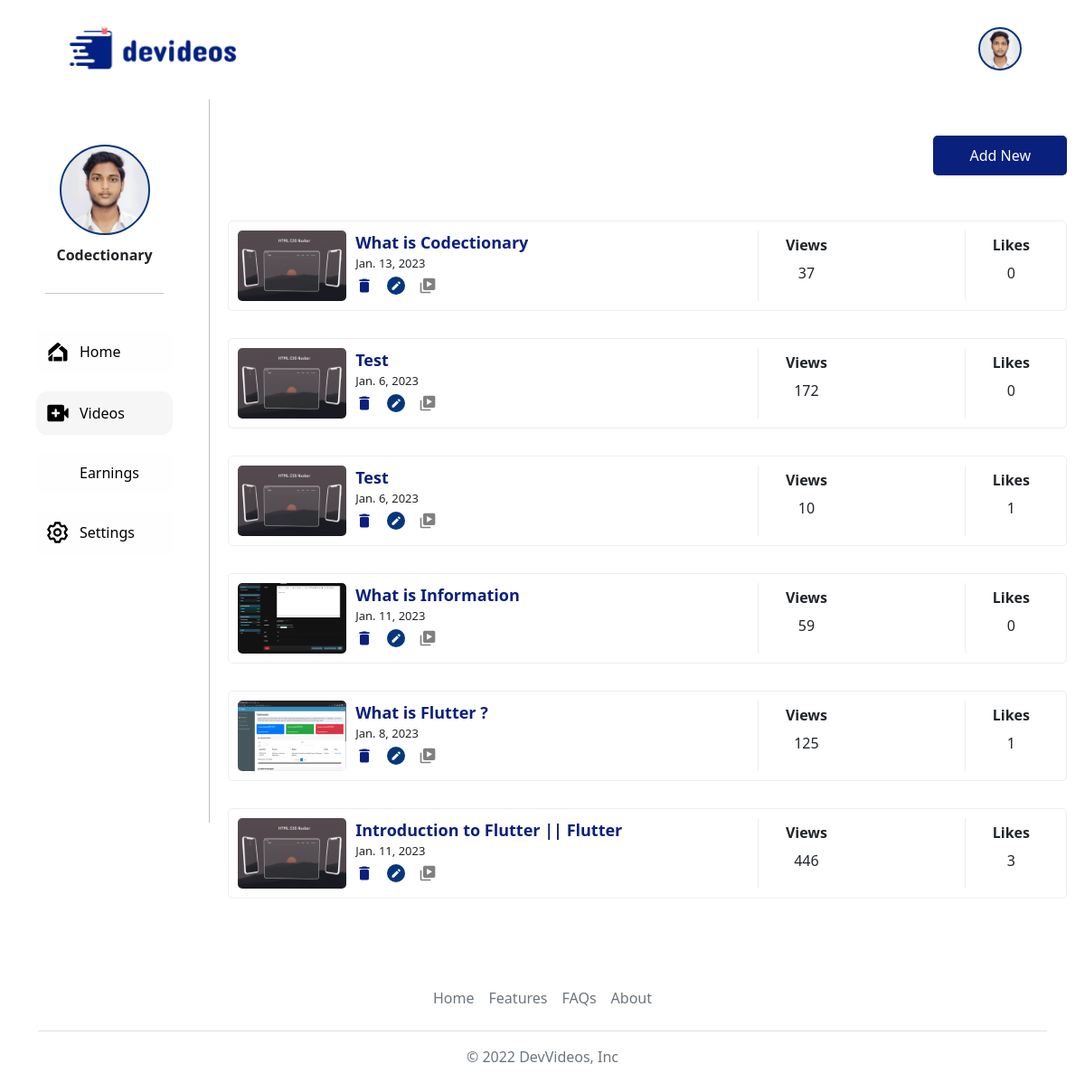
Page /videos (signed in) on the committed database.
### codectionaryapp/models.py (models this page shows, shortened)
class Creator(models.Model):
    email  = models.EmailField(unique=True);
    name  = models.CharField(max_length=100);
    channel_name  = models.CharField(max_length=100,unique=True);
    street_address  = models.CharField(max_length=100);
    country  = models.CharField(max_length=100);
    city  = models.CharField(max_length=100);
    zip_code  = models.IntegerField(default=00);
    date_of_birth  = models.DateField(auto_now=False, auto_now_add=False);
    channel_catagory  = models.CharField(max_length=100);
    channel_banner  = models.ImageField(upload_to='img/');
    channel_logo  = models.ImageField(upload_to='img/');
    about  = models.CharField(max_length=500);
    github  = models.CharField(max_length=500,default='')
    user = models.OneToOneField(User,on_delete= models.CASCADE, default='')
    date_joined = models.DateField(auto_now=True);

class Content(models.Model):
    id = models.IntegerField( unique=True, auto_created=True, editable=False, primary_key=True,)
    title =  models.CharField(max_length=55)
    desciption = models.CharField(max_length=200,  default='')
    video = models.FileField(upload_to='videos/', null=False)
    content = RichTextField()
    views = models.IntegerField(default=0,editable=False)
    rating  = models.FloatField(default=0,editable=False)
    likes = models.IntegerField(default=0,editable=False)
    creator = models.ForeignKey(Creator,on_delete= models.CASCADE,null=True)
    thumbnail = models.ImageField(upload_to='thumbnails/')
    date_uploaded = models.DateField(auto_now=True);
    tags = models.CharField(max_length=100,default='')
    github = models.CharField(max_length=500,default='')
    linkedin = models.CharField(max_length=500,default='')

### codectionaryapp/views.py (the view)
# urls.py: path('videos', views.videos, name='videos'),
@login_required(login_url='/login')
def videos(request):
    user = Creator.objects.filter(user=request.user)
    if not user:
        return redirect('/updateprofile')
    else:
        content = []
        contents = Content.objects.filter(
            creator=user[0]).all().order_by('id').reverse()
        for con in contents:
            cont = {}
            view = View.objects.filter(content=con)
            like = Like.objects.filter(content=con)
            cont['views'] = len(view)
            cont['like'] = len(like)
            cont['content'] = con
            content.append(cont)
        return render(request, 'videos.html', {'title': 'Upload Videos - Devideos', 'creator_profile': user[0], 'contents_uploaded': content})

### templates/videos.html (shortened to what this page needs)
{% extends 'studioskeleton.html' %}
{% load socialaccount %}
{% load static %}
{% block videos %}dr-selected{% endblock videos %}
{% block body %}
    <link rel="stylesheet" href="/static/css/videos.css">
    <div class="add-cover">
        <a href="/upload"><button class="">Add New</button></a>
    </div>
    {% for video in contents_uploaded %}
    <div class="content-tile">
        <div class="thumbdiv">
            <img src="/media/{{video.content.thumbnail}}">
            <div>
                <div>
                    <b>{{video.content.title}}</b>
                </div>
                <p>{{video.content.date_uploaded}}</p>
                <div>
                    <img class="eidtIcons" src="/static/img/delete.svg" onclick="deleteContent({{video.content.id}})">
                    <a href="/updatevideo?content={{video.content.id}}"><img class="eidtIcons" src="/static/img/edit.svg"></a>
                    <a href="/watch?content={{video.content.id}}"><img src="/static/img/videos.svg" class="eidtIcons"></a>
                </div>
            </div>
        </div>
        <div class="view-sec">
            <b>
                Views
            </b>
            <p>
                {{video.views}}
            </p>
        </div>
        <div class="view-sec">
            <b>
                Likes
            </b>
            <p>
                {{video.like}}
            </p>
        </div>
    </div>
    {% endfor %}
{% endblock body %}

### templates/studioskeleton.html (shortened to what this page needs)
{% load socialaccount %}
{% load socialaccount %}
{% load static %}
<!DOCTYPE html>
<html>
  <head>
    <link rel="stylesheet" href="static/css/footers.css" />
    <link href="https://cdn.jsdelivr.net/npm/bootstrap@5.1.3/dist/css/bootstrap.min.css" rel="stylesheet">
    <link rel="stylesheet" href="static/css/navbar.css" />
    <link rel="stylesheet" href="/static/css/style.css">
    <link rel="stylesheet" href="/static/css/studio.css">
</head>
  <body>
    <nav class="navbar navbar-light navigation">
      <div class="container-fluid">
        <a href="/"> <img src="static/img/logo.svg" class="logo"></a>
        <div class="nav-footer">
          {% if request.user.is_authenticated %}
          {% if creator_profile %}
          <div class="nav-foot profile-photo" style="background-image:url('/media/{{creator_profile.channel_logo}}')" onclick="options()"></div>
          {% else %}
          <div class="nav-foot profile-photo" style="background-image:url('{{user.socialaccount_set.all.0.get_avatar_url}}')" onclick="options()"></div>
          {% endif %}          {% endif %}
        </div>
      </div>
    </nav>
    <div class="viewpoint">
      <div class="drawer">
        <a href="/profile/{{creator_profile.channel_name}}/"><div class="nav-foot profile-photo dr-photo" style="background-image:url(/media/{{creator_profile.channel_logo}})"></div> </a>
        <b class="dr-name">{{creator_profile.channel_name}}</b>
        <hr class="dr-divider">
        <a href="/studio"><div class="drawer-comp {% block home %}{% endblock home %}"> <img src="/static/img/home.svg" alt="" class="icon-drawer-comp "> <span class="title-drawer-comp">Home</span> </div></a>
        <a href="/videos"><div class="drawer-comp {% block videos %}{% endblock videos %}"> <img src="/static/img/st-videos.svg" alt="" class="icon-drawer-comp"><span class="title-drawer-comp">Videos</span> </div></a>
        <a href="/earning"><div class="drawer-comp {% block earnings %}{% endblock earnings %}"> <img src="/static/img/earning.svg" alt="" class="icon-drawer-comp"><span class="title-drawer-comp">Earnings</span> </div></a>
        <a href="/updateprofile"><div class="drawer-comp {% block settings %}{% endblock settings %}"> <img src="/static/img/setting.svg" alt="" class="icon-drawer-comp"> <span class="title-drawer-comp">Settings</span></div></a>
      </div>
      <div class="body">
        {% block body %}{% endblock body %}
      </div>
    </div>
    <div class="container">
        <footer class="py-3 my-4">
          <ul class="nav justify-content-center border-bottom pb-3 mb-3">
            <li class="nav-item"><a href="#" class="nav-link px-2 text-muted">Home</a></li>
            <li class="nav-item"><a href="#" class="nav-link px-2 text-muted">Features</a></li>
            <li class="nav-item"><a href="#" class="nav-link px-2 text-muted">FAQs</a></li>
            <li class="nav-item"><a href="#" class="nav-link px-2 text-muted">About</a></li>
          </ul>
          <p class="text-center text-muted">&copy; 2022 DevVideos, Inc</p>
        </footer>
      </div>
  </body>
</html>

### static/css/navbar.css (style rules this page uses)
.logo { width: 200px; margin: 20px 58px; }
.nav-foot { margin-left: 20px; }
.profile-photo { width: 48px; height: 48px; border-radius: 100px; border: 2px solid #05367C; background-image: url("/static/img/person.svg"); background-size: cover; background-position: center; cursor: pointer; }
.nav-footer { display:flex; margin-right: 58px; align-items: center; }
.navigation { position: fixed; top: 0px; background-color: white; width: 100%; z-index: 1; }

### static/css/style.css (style rules this page uses)
a { text-decoration: none; color: #000; transition: .5s; }

### static/css/studio.css (style rules this page uses)
.viewpoint { min-height: 100vh; display: flex; flex-direction: row; margin-top: 110px; }
.drawer { height: 100vh; width: 300px; border-right: 1px solid rgba(0, 0, 0, 0.25); background-color: white; display: flex; flex-direction: column; transition: .5s; }
.body { margin: 20px; width: 100%; }
.drawer-comp { background: rgb(254, 254, 254); margin: 10px 40px; padding: 10px 10px; display: flex; align-items: center; transition: .1s; }
.dr-selected { background: rgba(217, 217, 217, 0.25); border-radius: 12px; transition: .5s; }
.icon-drawer-comp { width: 28px; margin-right: 10px; transition: .5s; }
.title-drawer-comp { font-weight: 500; transition: .1s; }
.dr-photo { width: 100px; height: 100px; border-radius: 100%; margin-left: auto; margin-right: auto; margin-top: 50px; margin-bottom: 10px; transition: .5s; }
.dr-name { margin-left: auto; margin-right: auto; margin-bottom: 20px; transition: .5s; }
.dr-divider { margin: 10px 50px; margin-bottom: 30px; transition: .5s; }

### static/css/videos.css (style rules this page uses)
.content-tile { display: flex; flex-direction: row; height: 100px; width: 100%; padding: 10px; border-radius: 5px; border: #eee 1px solid; justify-content: space-between; margin: 30px 0px; }
.thumbdiv { width: 50%; display: flex; flex-direction: row; }
.thumbdiv > img { border-radius: 5px; width: 120px; }
.thumbdiv > div > div { margin-left: 10px; display: flex; justify-content: start; overflow: hidden; }
.thumbdiv >div>div> b { font-size: 18px; color: #0A207D; font-weight: 600; overflow: hidden; }
.thumbdiv >div>div { height: 27px; overflow: hidden; }
.eidtIcons { width: 20px; margin: 5px 5px 0px 0px; margin-right: 15px; }
.thumbdiv>div> p { margin-bottom: 0px; font-size: 13px; margin-left: 10px; height: 18px; overflow: hidden; }
.view-sec { border-left: #eee 1px solid; padding: 0px 30px; display: flex; flex-direction: column; align-items: center; justify-content: space-around; }
.add-cover { padding: 20px 0px; display: flex; justify-content: end; }
button { border: none; background-color: #0A207D; padding: 10px 40px; color: white; border-radius: 5px; }

### rows in the picture
Creator: channel_logo (picture), channel_name "Codectionary"
Content: content.thumbnail (picture), content "What is Codectionary", content.date_uploaded "Jan. 13, 2023", views "37", like "0"
Content: content.thumbnail (picture), content "Test", content.date_uploaded "Jan. 6, 2023", views "172", like "0"
Content: content.thumbnail (picture), content "Test", content.date_uploaded "Jan. 6, 2023", views "10", like "1"
Content: content.thumbnail (picture), content "What is Information…", content.date_uploaded "Jan. 11, 2023", views "59", like "0"
Content: content.thumbnail (picture), content "What is Flutter ?", content.date_uploaded "Jan. 8, 2023", views "125", like "1"
Content: content.thumbnail (picture), content "Introduction to Flutter || Flutter…", content.date_uploaded "Jan. 11, 2023", views "446", like "3"
